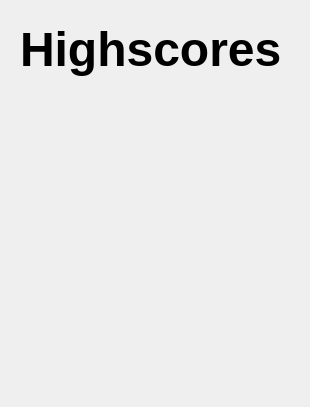
<?xml version="1.0" encoding="UTF-8"?>
<ui version="4.0">
 <class>Highscorewindow</class>
 <widget class="QWidget" name="Highscorewindow">
  <property name="geometry">
   <rect>
    <x>0</x>
    <y>0</y>
    <width>310</width>
    <height>407</height>
   </rect>
  </property>
  <property name="windowTitle">
   <string>Form</string>
  </property>
  <widget class="QLabel" name="firstname">
   <property name="geometry">
    <rect>
     <x>20</x>
     <y>100</y>
     <width>100</width>
     <height>15</height>
    </rect>
   </property>
   <property name="text">
    <string/>
   </property>
  </widget>
  <widget class="QLabel" name="secondname">
   <property name="geometry">
    <rect>
     <x>20</x>
     <y>120</y>
     <width>100</width>
     <height>15</height>
    </rect>
   </property>
   <property name="text">
    <string/>
   </property>
  </widget>
  <widget class="QLabel" name="thirdname">
   <property name="geometry">
    <rect>
     <x>20</x>
     <y>140</y>
     <width>100</width>
     <height>15</height>
    </rect>
   </property>
   <property name="text">
    <string/>
   </property>
  </widget>
  <widget class="QLabel" name="fourthname">
   <property name="geometry">
    <rect>
     <x>20</x>
     <y>160</y>
     <width>100</width>
     <height>15</height>
    </rect>
   </property>
   <property name="text">
    <string/>
   </property>
  </widget>
  <widget class="QLabel" name="fifthname">
   <property name="geometry">
    <rect>
     <x>20</x>
     <y>180</y>
     <width>100</width>
     <height>15</height>
    </rect>
   </property>
   <property name="text">
    <string/>
   </property>
  </widget>
  <widget class="QLabel" name="sixthname">
   <property name="geometry">
    <rect>
     <x>20</x>
     <y>200</y>
     <width>100</width>
     <height>15</height>
    </rect>
   </property>
   <property name="text">
    <string/>
   </property>
  </widget>
  <widget class="QLabel" name="seventhname">
   <property name="geometry">
    <rect>
     <x>20</x>
     <y>220</y>
     <width>100</width>
     <height>15</height>
    </rect>
   </property>
   <property name="text">
    <string/>
   </property>
  </widget>
  <widget class="QLabel" name="eighthname">
   <property name="geometry">
    <rect>
     <x>20</x>
     <y>240</y>
     <width>100</width>
     <height>15</height>
    </rect>
   </property>
   <property name="text">
    <string/>
   </property>
  </widget>
  <widget class="QLabel" name="ninthname">
   <property name="geometry">
    <rect>
     <x>20</x>
     <y>260</y>
     <width>100</width>
     <height>15</height>
    </rect>
   </property>
   <property name="text">
    <string/>
   </property>
  </widget>
  <widget class="QLabel" name="tenthname">
   <property name="geometry">
    <rect>
     <x>20</x>
     <y>280</y>
     <width>100</width>
     <height>15</height>
    </rect>
   </property>
   <property name="text">
    <string/>
   </property>
  </widget>
  <widget class="QLabel" name="firstpoints">
   <property name="geometry">
    <rect>
     <x>150</x>
     <y>100</y>
     <width>100</width>
     <height>15</height>
    </rect>
   </property>
   <property name="text">
    <string/>
   </property>
  </widget>
  <widget class="QLabel" name="secondpoints">
   <property name="geometry">
    <rect>
     <x>150</x>
     <y>140</y>
     <width>100</width>
     <height>15</height>
    </rect>
   </property>
   <property name="text">
    <string/>
   </property>
  </widget>
  <widget class="QLabel" name="thirdpoints">
   <property name="geometry">
    <rect>
     <x>150</x>
     <y>180</y>
     <width>100</width>
     <height>15</height>
    </rect>
   </property>
   <property name="text">
    <string/>
   </property>
  </widget>
  <widget class="QLabel" name="fourthpoints">
   <property name="geometry">
    <rect>
     <x>150</x>
     <y>160</y>
     <width>100</width>
     <height>15</height>
    </rect>
   </property>
   <property name="text">
    <string/>
   </property>
  </widget>
  <widget class="QLabel" name="fifthpoints">
   <property name="geometry">
    <rect>
     <x>150</x>
     <y>120</y>
     <width>100</width>
     <height>15</height>
    </rect>
   </property>
   <property name="text">
    <string/>
   </property>
  </widget>
  <widget class="QLabel" name="sixthpoints">
   <property name="geometry">
    <rect>
     <x>150</x>
     <y>220</y>
     <width>100</width>
     <height>15</height>
    </rect>
   </property>
   <property name="text">
    <string/>
   </property>
  </widget>
  <widget class="QLabel" name="seventhpoints">
   <property name="geometry">
    <rect>
     <x>150</x>
     <y>240</y>
     <width>100</width>
     <height>15</height>
    </rect>
   </property>
   <property name="text">
    <string/>
   </property>
  </widget>
  <widget class="QLabel" name="eighthpoints">
   <property name="geometry">
    <rect>
     <x>150</x>
     <y>200</y>
     <width>100</width>
     <height>15</height>
    </rect>
   </property>
   <property name="text">
    <string/>
   </property>
  </widget>
  <widget class="QLabel" name="ninthpoints">
   <property name="geometry">
    <rect>
     <x>150</x>
     <y>260</y>
     <width>100</width>
     <height>15</height>
    </rect>
   </property>
   <property name="text">
    <string/>
   </property>
  </widget>
  <widget class="QLabel" name="tenthpoints">
   <property name="geometry">
    <rect>
     <x>150</x>
     <y>280</y>
     <width>100</width>
     <height>15</height>
    </rect>
   </property>
   <property name="text">
    <string/>
   </property>
  </widget>
  <widget class="QLabel" name="header">
   <property name="geometry">
    <rect>
     <x>20</x>
     <y>20</y>
     <width>271</width>
     <height>60</height>
    </rect>
   </property>
   <property name="text">
    <string>&lt;html&gt;&lt;head/&gt;&lt;body&gt;&lt;p&gt;&lt;span style=&quot; font-size:36pt; font-weight:600;&quot;&gt;Highscores&lt;/span&gt;&lt;/p&gt;&lt;/body&gt;&lt;/html&gt;</string>
   </property>
  </widget>
 </widget>
 <resources/>
 <connections/>
</ui>
